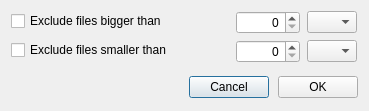
<?xml version="1.0" encoding="UTF-8"?>
<ui version="4.0">
 <class>SizeLimitDialog</class>
 <widget class="QDialog" name="SizeLimitDialog">
  <property name="geometry">
   <rect>
    <x>0</x>
    <y>0</y>
    <width>369</width>
    <height>111</height>
   </rect>
  </property>
  <property name="minimumSize">
   <size>
    <width>369</width>
    <height>0</height>
   </size>
  </property>
  <property name="maximumSize">
   <size>
    <width>369</width>
    <height>232323</height>
   </size>
  </property>
  <property name="windowTitle">
   <string>Exclude by size</string>
  </property>
  <property name="styleSheet">
   <string notr="true"/>
  </property>
  <layout class="QVBoxLayout" name="verticalLayout">
   <property name="spacing">
    <number>12</number>
   </property>
   <item>
    <widget class="QWidget" name="widget" native="true">
     <layout class="QFormLayout" name="formLayout">
      <property name="fieldGrowthPolicy">
       <enum>QFormLayout::FieldsStayAtSizeHint</enum>
      </property>
      <property name="leftMargin">
       <number>0</number>
      </property>
      <property name="topMargin">
       <number>0</number>
      </property>
      <property name="rightMargin">
       <number>1</number>
      </property>
      <property name="bottomMargin">
       <number>0</number>
      </property>
      <item row="1" column="0">
       <widget class="QCheckBox" name="cExcludeUpperThan">
        <property name="minimumSize">
         <size>
          <width>219</width>
          <height>20</height>
         </size>
        </property>
        <property name="maximumSize">
         <size>
          <width>219</width>
          <height>20</height>
         </size>
        </property>
        <property name="text">
         <string>Exclude files bigger than</string>
        </property>
       </widget>
      </item>
      <item row="1" column="1">
       <layout class="QHBoxLayout" name="horizontalLayout">
        <property name="spacing">
         <number>9</number>
        </property>
        <item>
         <widget class="QSpinBox" name="eUpperThan">
          <property name="minimumSize">
           <size>
            <width>64</width>
            <height>0</height>
           </size>
          </property>
          <property name="maximumSize">
           <size>
            <width>64</width>
            <height>16777215</height>
           </size>
          </property>
          <property name="alignment">
           <set>Qt::AlignRight|Qt::AlignTrailing|Qt::AlignVCenter</set>
          </property>
         </widget>
        </item>
        <item>
         <widget class="QComboBox" name="cbExcludeUpperUnit">
          <property name="minimumSize">
           <size>
            <width>50</width>
            <height>21</height>
           </size>
          </property>
          <property name="maximumSize">
           <size>
            <width>50</width>
            <height>16777215</height>
           </size>
          </property>
         </widget>
        </item>
       </layout>
      </item>
      <item row="2" column="0">
       <widget class="QCheckBox" name="cExcludeLowerThan">
        <property name="minimumSize">
         <size>
          <width>0</width>
          <height>20</height>
         </size>
        </property>
        <property name="maximumSize">
         <size>
          <width>16777215</width>
          <height>20</height>
         </size>
        </property>
        <property name="text">
         <string>Exclude files smaller than</string>
        </property>
       </widget>
      </item>
      <item row="2" column="1">
       <layout class="QHBoxLayout" name="horizontalLayout_3">
        <property name="spacing">
         <number>9</number>
        </property>
        <item>
         <widget class="QSpinBox" name="eLowerThan">
          <property name="minimumSize">
           <size>
            <width>64</width>
            <height>0</height>
           </size>
          </property>
          <property name="maximumSize">
           <size>
            <width>64</width>
            <height>16777215</height>
           </size>
          </property>
          <property name="alignment">
           <set>Qt::AlignRight|Qt::AlignTrailing|Qt::AlignVCenter</set>
          </property>
         </widget>
        </item>
        <item>
         <widget class="QComboBox" name="cbExcludeLowerUnit">
          <property name="minimumSize">
           <size>
            <width>50</width>
            <height>21</height>
           </size>
          </property>
          <property name="maximumSize">
           <size>
            <width>50</width>
            <height>16777215</height>
           </size>
          </property>
         </widget>
        </item>
       </layout>
      </item>
     </layout>
    </widget>
   </item>
   <item>
    <widget class="QWidget" name="bLayout" native="true">
     <property name="minimumSize">
      <size>
       <width>0</width>
       <height>0</height>
      </size>
     </property>
     <property name="maximumSize">
      <size>
       <width>16777215</width>
       <height>16777215</height>
      </size>
     </property>
     <property name="styleSheet">
      <string notr="true"/>
     </property>
     <layout class="QHBoxLayout" name="horizontalLayout_2">
      <property name="spacing">
       <number>9</number>
      </property>
      <property name="leftMargin">
       <number>0</number>
      </property>
      <property name="topMargin">
       <number>0</number>
      </property>
      <property name="rightMargin">
       <number>0</number>
      </property>
      <property name="bottomMargin">
       <number>0</number>
      </property>
      <item>
       <spacer name="horizontalSpacer">
        <property name="orientation">
         <enum>Qt::Horizontal</enum>
        </property>
        <property name="sizeHint" stdset="0">
         <size>
          <width>206</width>
          <height>0</height>
         </size>
        </property>
       </spacer>
      </item>
      <item>
       <widget class="QPushButton" name="bCancel">
        <property name="sizePolicy">
         <sizepolicy hsizetype="Minimum" vsizetype="Fixed">
          <horstretch>0</horstretch>
          <verstretch>0</verstretch>
         </sizepolicy>
        </property>
        <property name="minimumSize">
         <size>
          <width>0</width>
          <height>0</height>
         </size>
        </property>
        <property name="text">
         <string>Cancel</string>
        </property>
       </widget>
      </item>
      <item>
       <widget class="QPushButton" name="bOK">
        <property name="minimumSize">
         <size>
          <width>0</width>
          <height>0</height>
         </size>
        </property>
        <property name="maximumSize">
         <size>
          <width>81</width>
          <height>16777215</height>
         </size>
        </property>
        <property name="styleSheet">
         <string notr="true"/>
        </property>
        <property name="text">
         <string>OK</string>
        </property>
       </widget>
      </item>
     </layout>
    </widget>
   </item>
  </layout>
 </widget>
 <tabstops>
  <tabstop>cExcludeUpperThan</tabstop>
  <tabstop>eUpperThan</tabstop>
  <tabstop>cbExcludeUpperUnit</tabstop>
  <tabstop>cExcludeLowerThan</tabstop>
  <tabstop>eLowerThan</tabstop>
  <tabstop>cbExcludeLowerUnit</tabstop>
  <tabstop>bCancel</tabstop>
  <tabstop>bOK</tabstop>
 </tabstops>
 <resources/>
 <connections/>
</ui>
